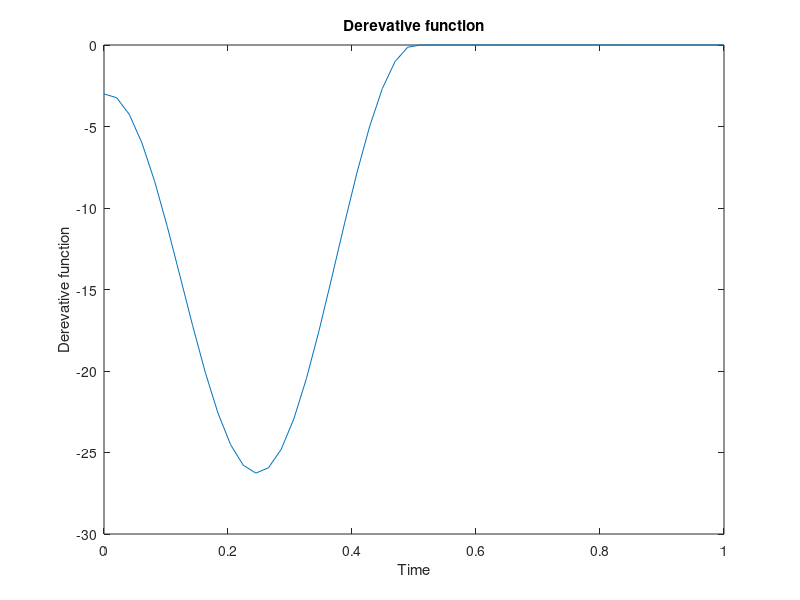

Here is the MATLAB script that generated this plot: (Note: this script raises an error after producing the figure.)
% Derevative Function
clearvars -global; clearvars; 
clc;
disp(['  ' 'condition' '    ' 'alpha' '     ' 'mean' '        ' 'mse']);
global I J K f fun data; 
for alpha1=[0.1 0.05 .025];
I=30; J=50; C=25;
% I is the number of conditions 
% J number of time points
% C is the cut point
% alpha is the type I error
%--------------------------------------------------------%
K=1; R=zeros(J,J); MU=zeros(1,J); D=zeros(1,J); 
T=linspace(0,1,J); ro=0.5; alpha=2; ro=ro^(1/J); sigma2=.2;
t=linspace(0,1,J); 
%f=@(x)sin(pi*x)-x.^2-.5;
%f=@(x)sin(pi*x)-x.^2+1;
f=@(x)4*pi*cos(4*pi*x)-6*(x-3/4).^2-12.1936;
%f is the mean function which is defied as a handle function
fun=f(t);
fun(C+1:end)=0;
plot(t,fun);
title('Derevative function');
xlabel('Time');
ylabel('Derevative function');
%%
T1=T;
f1=f;
index=1;
accept=0;
for rep=1:5000
    i=1;
    data=RAND(I, J, alpha, f1, sigma2, ro, C, T1);
    f_plus=data(:,2:end,:); f=data(:,1:end-1,:); D=f_plus-f; T=1:J-1; data=D;
    %s_mean_0=SRD(I, J, T, data);
    X_bar=mean(data);
    X_bar=repmat(X_bar,I,1); Z=data-X_bar; S=(Z'*Z)/(I);
    control=0;
    control1=0;
    t=J-4;
    F0=sum((data<=0))/I;
    while control==0
        JJ=min(t+1,J);
        %JJ=J;
        F_0=sum(F0(t:JJ));
        Exp=(JJ-t+1)*0.5;
        FF=0;
        for i=t:JJ
            for j=i:JJ
                if i~=j
                     SIGMA=[S(i,i) S(i,j); S(j,i) S(j,j)];
                     mu=[X_bar(1,i); X_bar(1,j)];
                     FF=mvncdf([0;0],mu,SIGMA)+FF;
                end
            end
        end
        STD=sqrt((0.25*(JJ-t+1)*(t-JJ+1)+2*FF)/I);
        Z=(F_0-Exp)/STD;
        if abs(Z)>norminv(1-0.1/2) && control1==0
            t_warning=t;
            control1=1;
        end
        if abs(Z)>norminv(1-alpha1/2)
            control=1;
        elseif t==1
            control=1;
        else
            t=t-1;
        end
    end
    control2=0;
    Z=(F0-0.5)./sqrt((F0.*(1-F0))/I);
    if  t~=t_warning
        for i=t_warning:-1:t+1
            if control2==0
                if abs(Z(i))>norminv(1-alpha1/2)
                    F_T=i;
                    control2=1;
                end
            end
            if control2==0 && i==t+1
                F_T=t;
            end
        end
    else
        F_T=t;
    end
    RES(rep)=F_T;
end
mm=mean(RES)+1;
mad=mean((RES-C));
RES=RES;
disp([I alpha1 mm mse mean(RES==(C))]);
end






